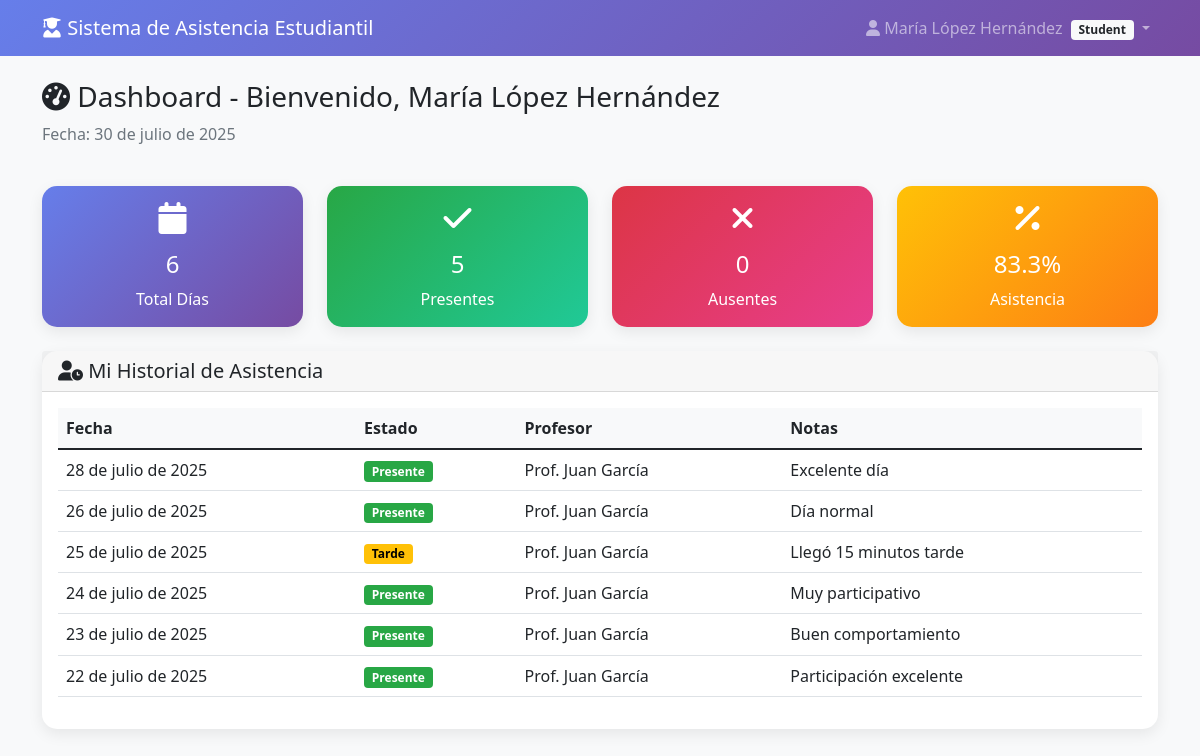
Screenshot of /php/dashboard.php (signed in) with the database file from the repository.
### tables this page shows
CREATE TABLE users (
    id INT AUTO_INCREMENT PRIMARY KEY,
    username VARCHAR(50) UNIQUE NOT NULL,
    password VARCHAR(255) NOT NULL,
    role ENUM('teacher', 'student') NOT NULL,
    full_name VARCHAR(100) NOT NULL,
    email VARCHAR(100),
    created_at TIMESTAMP DEFAULT CURRENT_TIMESTAMP,
    updated_at TIMESTAMP DEFAULT CURRENT_TIMESTAMP ON UPDATE CURRENT_TIMESTAMP,
    is_active BOOLEAN DEFAULT TRUE,
    INDEX idx_username (username),
    INDEX idx_role (role)
);

CREATE TABLE attendance (
    id INT AUTO_INCREMENT PRIMARY KEY,
    student_id INT NOT NULL,
    teacher_id INT NOT NULL,
    date DATE NOT NULL,
    status ENUM('present', 'absent', 'late') DEFAULT 'present',
    notes TEXT,
    created_at TIMESTAMP DEFAULT CURRENT_TIMESTAMP,
    updated_at TIMESTAMP DEFAULT CURRENT_TIMESTAMP ON UPDATE CURRENT_TIMESTAMP,
    FOREIGN KEY (student_id) REFERENCES users(id) ON DELETE CASCADE,
    FOREIGN KEY (teacher_id) REFERENCES users(id) ON DELETE CASCADE,
    UNIQUE KEY unique_student_date (student_id, date),
    INDEX idx_date (date),
    INDEX idx_student_id (student_id),
    INDEX idx_teacher_id (teacher_id),
    INDEX idx_status (status)
);

### php/dashboard.php (the view, shortened to what the rows shown need)
<?php
require_once 'config.php';
require_once 'db_connect.php';
$current_user = fetchOne(
    "SELECT * FROM users WHERE id = ?",
    [$_SESSION['user_id']],
    'i'
);
$stats = [];
if (isTeacher()) {
    $stats['total_students'] = fetchOne("SELECT COUNT(*) as count FROM users WHERE role = 'student'")['count'];
    $stats['today_attendance'] = fetchOne(
        "SELECT COUNT(*) as count FROM attendance WHERE date = CURDATE() AND teacher_id = ?",
        [$_SESSION['user_id']],
        'i'
    )['count'];
    $students = fetchAll("SELECT id, username, full_name FROM users WHERE role = 'student' ORDER BY full_name");
    $recent_attendance = fetchAll(
        "SELECT a.*, s.full_name as student_name, s.username as student_username
         FROM attendance a
         JOIN users s ON a.student_id = s.id
         WHERE a.teacher_id = ?
         ORDER BY a.date DESC, a.created_at DESC
         LIMIT 10",
        [$_SESSION['user_id']],
        'i'
    );
} else {
    $my_attendance = fetchAll(
        "SELECT a.*, t.full_name as teacher_name
         FROM attendance a
         JOIN users t ON a.teacher_id = t.id
         WHERE a.student_id = ?
         ORDER BY a.date DESC
         LIMIT 20",
        [$_SESSION['user_id']],
        'i'
    );
}
?>
<!DOCTYPE html>
<html lang="es">
<head>
    <link href="https://cdn.jsdelivr.net/npm/bootstrap@5.1.3/dist/css/bootstrap.min.css" rel="stylesheet">
    <link href="https://cdnjs.cloudflare.com/ajax/libs/font-awesome/6.0.0/css/all.min.css" rel="stylesheet">
</head>
<body>
    <nav class="navbar navbar-expand-lg navbar-dark">
        <div class="container">
            <div class="navbar-nav ms-auto">
                <div class="nav-item dropdown">
                    <a class="nav-link dropdown-toggle" href="#" id="userDropdown" role="button"
                       data-bs-toggle="dropdown" aria-expanded="false">
                        <i class="fas fa-user"></i>
                        <?php echo escape($current_user['full_name']); ?>
                        <span class="badge bg-light text-dark ms-1">
                            <?php echo ucfirst($current_user['role']); ?>
                        </span>
                    </a>
                </div>
            </div>
        </div>
    </nav>
    <div class="container mt-4">
        <div class="row mb-4">
            <div class="col-12">
                <h1 class="h3">
                    <i class="fas fa-tachometer-alt"></i>
                    Dashboard - Bienvenido, <?php echo escape($current_user['full_name']); ?>
                </h1>
                <p class="text-muted">Fecha: <?php echo formatDate(date('Y-m-d')); ?></p>
            </div>
        </div>
        <?php if (isTeacher()): ?>
            <div class="row mb-4">
                <div class="col-md-6">
                    <div class="card stat-card">
                        <div class="card-body text-center">
                            <i class="fas fa-users fa-3x mb-3"></i>
                            <h3><?php echo $stats['total_students']; ?></h3>
                            <p class="mb-0">Total Estudiantes</p>
                        </div>
                    </div>
                </div>
                <div class="col-md-6">
                    <div class="card stat-card success">
                        <div class="card-body text-center">
                            <i class="fas fa-check-circle fa-3x mb-3"></i>
                            <h3><?php echo $stats['today_attendance']; ?></h3>
                            <p class="mb-0">Asistencias Hoy</p>
                        </div>
                    </div>
                </div>
            </div>
            <div class="row mb-4">
                <div class="col-12">
                    <div class="card">
                        <div class="card-header">
                            <h5 class="mb-0">
                                <i class="fas fa-clipboard-check"></i>
                                Registrar Asistencia
                            </h5>
                        </div>
                        <div class="card-body">
                            <a href="register_attendance.php" class="btn btn-primary">
                                <i class="fas fa-plus"></i>
                                Registrar Asistencia del Día
                            </a>
                        </div>
                    </div>
                </div>
            </div>
            <div class="row">
                <div class="col-12">
                    <div class="card">
                        <div class="card-header">
                            <h5 class="mb-0">
                                <i class="fas fa-history"></i>
                                Asistencias Recientes
                            </h5>
                        </div>
                        <div class="card-body">
                            <?php if (empty($recent_attendance)): ?>
                                <p class="text-muted text-center">No hay registros de asistencia.</p>
                            <?php else: ?>
                                <div class="table-responsive">
                                    <table class="table table-hover">
                                        <thead>
                                            <tr>
                                                <th>Estudiante</th>
                                                <th>Fecha</th>
                                                <th>Estado</th>
                                                <th>Notas</th>
                                            </tr>
                                        </thead>
                                        <tbody>
                                            <?php foreach ($recent_attendance as $record): ?>
                                                <tr>
                                                    <td>
                                                        <strong><?php echo escape($record['student_name']); ?></strong><br>
                                                        <small class="text-muted">@<?php echo escape($record['student_username']); ?></small>
                                                    </td>
                                                    <td><?php echo formatDate($record['date']); ?></td>
                                                    <td>
                                                        <span class="badge badge-<?php echo $record['status']; ?>">
                                                            <?php
                                                            $status_labels = [
                                                                'present' => 'Presente',
                                                                'absent' => 'Ausente',
                                                                'late' => 'Tarde'
                                                            ];
                                                            echo $status_labels[$record['status']];
                                                            ?>
                                                        </span>
                                                    </td>
                                                    <td><?php echo escape($record['notes']); ?></td>
                                                </tr>
                                            <?php endforeach; ?>
                                        </tbody>
                                    </table>
                                </div>
                            <?php endif; ?>
                        </div>
                    </div>
                </div>
            </div>
        <?php else: ?>
            <div class="row">
                <div class="col-12">
                    <div class="card">
                        <div class="card-body">
                            <?php if (empty($my_attendance)): ?>
                                <p class="text-muted text-center">No hay registros de asistencia.</p>
                            <?php else: ?>
                                <div class="table-responsive">
                                    <table class="table table-hover">
                                        <thead>
                                            <tr>
                                                <th>Fecha</th>
                                                <th>Estado</th>
                                                <th>Profesor</th>
                                                <th>Notas</th>
                                            </tr>
                                        </thead>
                                        <tbody>
                                            <?php foreach ($my_attendance as $record): ?>
                                                <tr>
                                                    <td><?php echo formatDate($record['date']); ?></td>
                                                    <td>
                                                        <span class="badge badge-<?php echo $record['status']; ?>">
                                                            <?php
                                                            $status_labels = [
                                                                'present' => 'Presente',
                                                                'absent' => 'Ausente',
                                                                'late' => 'Tarde'
                                                            ];
                                                            echo $status_labels[$record['status']];
                                                            ?>
                                                        </span>
                                                    </td>
                                                    <td><?php echo escape($record['teacher_name']); ?></td>
                                                    <td><?php echo escape($record['notes'] ?: '-'); ?></td>
                                                </tr>
                                            <?php endforeach; ?>
                                        </tbody>
                                    </table>
                                </div>
                            <?php endif; ?>
                        </div>
                    </div>
                </div>
            </div>
        <?php endif; ?>
    </div>
</body>
</html>

### rows the page displays
users: full_name "María López Hernández", role "Student"
attendance: date "28 de julio de 2025", status "Presente", teacher.full_name "Prof. Juan García", notes "Excelente día"
attendance: date "26 de julio de 2025", status "Presente", teacher.full_name "Prof. Juan García", notes "Día normal"
attendance: date "25 de julio de 2025", status "Tarde", teacher.full_name "Prof. Juan García", notes "Llegó 15 minutos tarde"
attendance: date "24 de julio de 2025", status "Presente", teacher.full_name "Prof. Juan García", notes "Muy participativo"
attendance: date "23 de julio de 2025", status "Presente", teacher.full_name "Prof. Juan García", notes "Buen comportamiento"
attendance: date "22 de julio de 2025", status "Presente", teacher.full_name "Prof. Juan García", notes "Participación excelente"

### other values shown
APP_NAME "Sistema de Asistencia Estudiantil"
$stats['total_days'] "6"
$stats['present_days'] "5"
$stats['absent_days'] "0"
$attendance_percentage "83.3"
